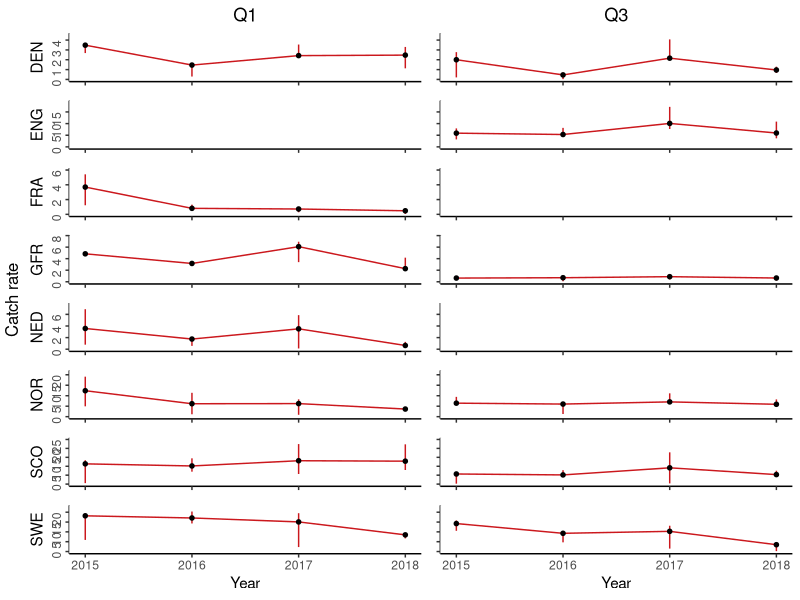

Recreate this plot in R.
library(ggplot2)
library(grid)
library(gridExtra)
library(egg)
library(stringr)

#' @noRd
makeColorMap <- function(columns, color){
  colors <- as.list(rep(color, length(columns)))
  names(colors) <- columns
  return(colors)
}

#' @noRd
panelPlot  <- function(plotdata, xVariable, yVariable, yVariableUpper, yVariableLower, xlimrow, ylimcol, ylabel, basetheme, showX=F, showY=F, title=NULL, pointcol="white", linecol="black", errorcol="black", tickmarks=NULL){
  
  panelplot <- ggplot(plotdata, aes_string(x=xVariable, y=yVariable))  + ylim(ylimcol) + xlim(xlimrow) + ylab(ylabel)
  
  if (!is.null(yVariableUpper) & !is.null(yVariableLower)){
    panelplot <- panelplot + geom_linerange(aes_string(ymin=yVariableLower, ymax=yVariableUpper), color=errorcol)
  }
  
  if (nrow(plotdata) == 0){
    panelplot <- panelplot + geom_blank()  
  }
  else{
    panelplot <- panelplot + geom_line(color=linecol) + geom_point(shape=20, size=2, color=pointcol)
  }
  
  
  panelplot <- panelplot + basetheme()
  panelplot <- panelplot + theme(panel.grid.minor = element_blank(), panel.grid.major = element_blank())
  if (!is.null(tickmarks)){
    panelplot <- panelplot + scale_y_continuous(breaks=tickmarks)
  }
  if (!showX){
    panelplot <- panelplot + theme(axis.title.x = element_blank(), axis.text.x=element_blank())
  }
  if (!showY){
    panelplot <- panelplot + theme(axis.title.y = element_blank(), axis.text.y=element_blank())
  }
  if (!is.null(title)){
    panelplot <- panelplot + ggtitle(title)
  }

  return(panelplot)
}

#' Table plot
#' @description 
#'  makes a tabulated plot of estimates grouped by two covariates, one for columns, one for rows. axes of all plots are the same variables.
#' @details 
#'  If 'yVariableUpper' and 'yVaraiateLower' is not provided, error bars will not be plotted
#' @param data data.table() with data, must contain columns identified by parameters 'columnGroups', 'rowGroups', 'xVariable' and 'yVariable'
#' @param columnGroups character() identifies column in data that identifies the grouping used for columns in the plot
#' @param rowGRoups character() identifies column in data that identifies the grouping used for rows in the plot
#' @param xVariable character() identifies column in data containting variable to be used for x-axis
#' @param yVariable character() identifies column in data containing variable to be used for y-axis
#' @param yVariableLower character(), optional, identifies column in data containing lower limits for error bars
#' @param yVariableUpper character(), optional,  identifies column in data containing upper limits for error bars
#' @param ylab character(), optional, label for y-axis, if not provided 'yVariable' will be used.
#' @param ymin numeric(), optional, lower bounds of y axis, if not NULL y axis will be adopted to data for each column
#' @param ymax numeric(), optional, upper bounds of y axis, if not provided y axis will be adopted to data for each column
#' @param xlim vector, optional, lower and upper bounds of x axis, if not provided y axis will be adapted to data for each row
#' @param pointcol character() or named list mapping the values in data[,columnGroups] to colors, color of points in plots
#' @param linecol character() or named list mapping the values in data[,columnGroups] to colors color of connecting lines in plots
#' @param errorcol character() or named list mapping the values in data[,columnGroups] to colors color of error bars
#' @param tickmarks numeric() specifies tickmarks for y-axis
#' @param basetheme ggplot2 - theme function to use for plotting. Default adjusts y-axis label alignments to account for variable width of tick-labels.
stackedPanels <- function(data, columnGroups, rowGroups, xVariable, yVariable, yVariableLower=NULL, yVariableUpper=NULL, ylab=NULL, xlim=NULL, ymin=0, ymax=NULL, pointcol="black", linecol="#cb181d", errorcol="#cb181d", tickmarks=NULL, basetheme=function(x){ggplot2::theme_classic() + theme(plot.title = element_text(hjust = 0.5), axis.text.y = element_text(angle = 90, hjust = 1))}){
  
  if (!all(c(columnGroups, rowGroups, xVariable, yVariable) %in% names(data))){
    stop("Some arguments (columnGroups, rowGroups, xVariable, yVariable) not found in data.")
  }
  
  if (any(is.na(data[,c(columnGroups, rowGroups, xVariable)]))){
    stop("NAs in grouping variables or x variable")
  }

  if (is.null(yVariableUpper) + is.null(yVariableLower) == 1){
    stop("Provide either both yVariableUpper and yVariableLower, or neither of them")
  }
  
  if (is.null(ylab)){
    ylab <- yVariable
  }
  
  rows <- sort(unique(unlist(data[,rowGroups])))
  cols <- sort(unique(unlist(data[,columnGroups])))
  
  if (is.character(linecol)){
    linecol <- makeColorMap(cols, linecol)
  }
  if (is.character(pointcol)){
    pointcol <- makeColorMap(cols, pointcol)
  }
  if (is.character(errorcol)){
    errorcol <- makeColorMap(cols, errorcol)
  }
  
  panels <- list()
  for (row in rows){
    
    #determine ylims if necessary
    minvar <- yVariable
    if (!is.null(yVariableLower)){
      minvar <- yVariableLower  
    }
    miny <- ymin
    if (is.null(miny)){
      miny <- min(data[data[,rowGroups] == row,minvar])
      miny <- miny - abs(miny) * .1
    }
    
    maxvar <- yVariable
    if (!is.null(yVariableUpper)){
      maxvar <- yVariableUpper  
    }
    maxy <- ymax
    if (is.null(maxy)){
      maxy <- max(data[data[,rowGroups] == row,maxvar])
      maxy <- maxy + abs(maxy) * .1
    }
    ylimcol <- c(miny, maxy)
    
    for (col in cols){
      xlimrow <- xlim
      if (is.null(xlimrow)){
        xlimrow <- c(min(data[data[,columnGroups] == col,xVariable]), max(data[data[,columnGroups] == col,xVariable]))
      }
      
      title <- NULL
      if (row == rows[1]){
        title = col
      }
      
      plotdata <- data[data[,columnGroups] == col & data[,rowGroups] == row,]
      panel <- panelPlot(plotdata, xVariable, yVariable, yVariableUpper, yVariableLower, xlimrow, ylimcol, showX=(row == rows[length(rows)]), showY=(col == cols[1]), ylabel=row, basetheme=basetheme, title=title, pointcol=pointcol[[col]], linecol=linecol[[col]], errorcol=errorcol[[col]], tickmarks=tickmarks)
      panels[[paste(row, col, sep="/")]] <- panel
      
    }
  }
  
  ggarrange(
    plots=panels,
    nrow=length(rows),
    left=ylab
    )
}

d <- read.csv("data/Catch-rates-countries.csv", sep=";")

#fake some error bars for testing plot
d$upper <- d$Catch_rate + runif(nrow(d))*d$Catch_rate
d$lower <- d$Catch_rate - runif(nrow(d))*d$Catch_rate

# try with set tickmarks
stackedPanels(d, "Quarter", "Country", "Year", "Catch_rate", "lower", "upper", ylab = "Catch rate")
